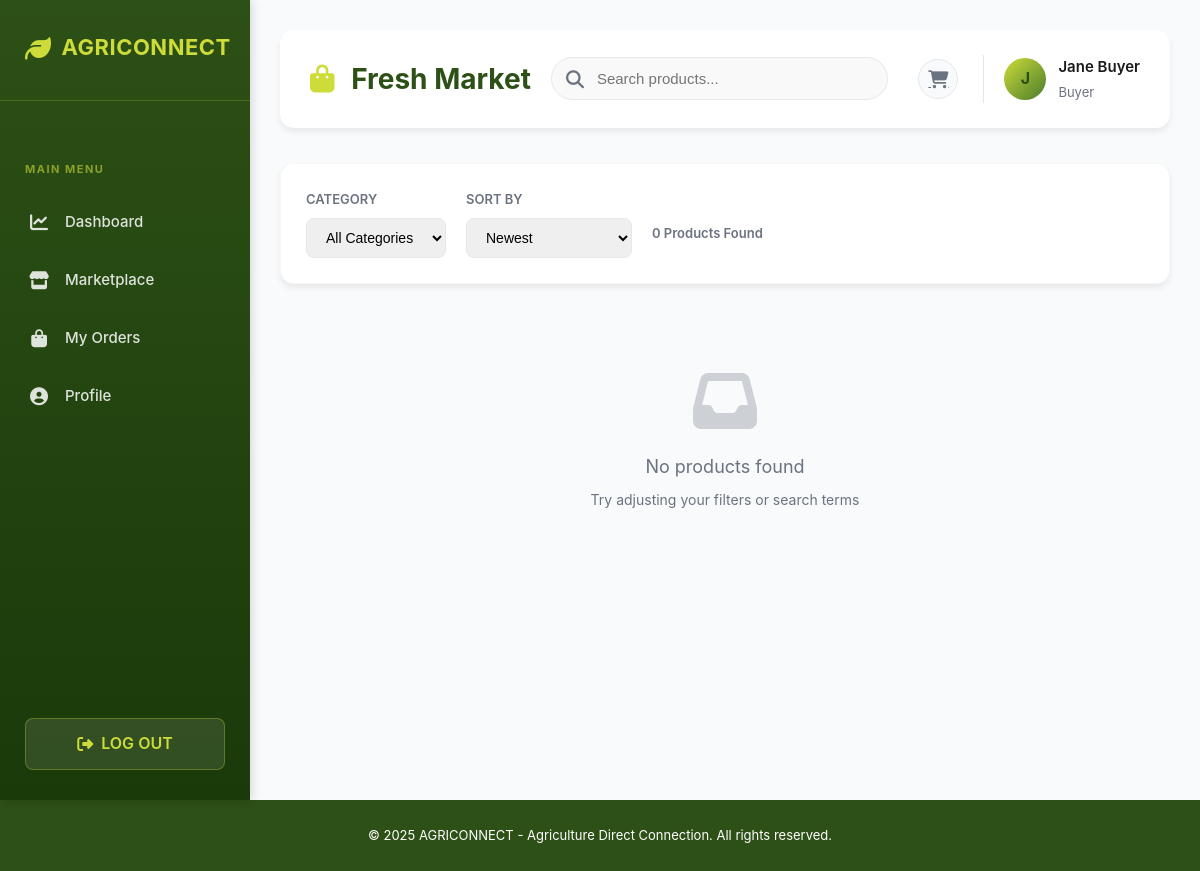
Screenshot of /pages/products/marketplace.php (signed in) with the database file from the repository.
### tables this page shows
CREATE TABLE users (
    user_id INT PRIMARY KEY AUTO_INCREMENT,
    username VARCHAR(50) UNIQUE NOT NULL,
    email VARCHAR(100) UNIQUE NOT NULL,
    password VARCHAR(255) NOT NULL,
    full_name VARCHAR(100) NOT NULL,
    phone VARCHAR(15),
    address TEXT,
    role ENUM('admin', 'farmer', 'buyer') NOT NULL,
    profile_image VARCHAR(255),
    is_active BOOLEAN DEFAULT TRUE,
    created_at TIMESTAMP DEFAULT CURRENT_TIMESTAMP,
    updated_at TIMESTAMP DEFAULT CURRENT_TIMESTAMP ON UPDATE CURRENT_TIMESTAMP
);

### includes/auth-check.php (called while the page is built, shortened)
<?php
include_once($_SERVER['DOCUMENT_ROOT'] . '/agriconnect/config/db.php');
$user_id = $_SESSION['user_id'];
$query = "SELECT u.* FROM users u WHERE u.user_id = ?";
$stmt = $conn->prepare($query);
$stmt->bind_param("i", $user_id);
$stmt->execute();
$result = $stmt->get_result();
$current_user = $result->fetch_assoc();
?>

### pages/products/marketplace.php (the view, shortened to what this page needs)
<?php
include_once($_SERVER['DOCUMENT_ROOT'] . '/agriconnect/config/db.php');
include_once($_SERVER['DOCUMENT_ROOT'] . '/agriconnect/includes/auth-check.php');
include_once($_SERVER['DOCUMENT_ROOT'] . '/agriconnect/includes/header.php');
$search = isset($_GET['search']) ? sanitize($_GET['search']) : '';
$category = isset($_GET['category']) ? sanitize($_GET['category']) : '';
$sort = isset($_GET['sort']) ? sanitize($_GET['sort']) : 'newest';
$products = [];
?>
<div class="main-wrapper">
    <?php include_once($_SERVER['DOCUMENT_ROOT'] . '/agriconnect/includes/sidebar.php'); ?>
    <div class="main-content">
        <div class="top-bar">
            <div class="top-bar-left">
                <h1 style="margin: 0; color: var(--primary-green); font-size: 28px;">
                    <i class="fas fa-shopping-bag" style="color: var(--accent-lime); margin-right: 10px;"></i>
                    Fresh Market
                </h1>
                <div class="search-container">
                    <i class="fas fa-search"></i>
                    <form method="GET" style="width: 100%;">
                        <input type="text" name="search" placeholder="Search products..." value="<?php echo htmlspecialchars($search); ?>" onchange="this.form.submit()">
                    </form>
                </div>
            </div>
            <div class="top-bar-right">
                <a href="/agriconnect/pages/orders/view-cart.php" class="notification-bell" title="Shopping Cart">
                    <i class="fas fa-shopping-cart"></i>
                </a>
                <div class="user-info">
                    <div class="user-avatar"><?php echo strtoupper(substr($current_user['full_name'], 0, 1)); ?></div>
                    <div class="user-details">
                        <h3><?php echo $current_user['full_name']; ?></h3>
                        <p><?php echo ucfirst($current_user['role']); ?></p>
                    </div>
                </div>
            </div>
        </div>
        <div class="card">
            <div style="display: grid; grid-template-columns: auto auto auto auto 1fr; gap: 20px; align-items: center;">
                <div>
                    <label style="font-weight: 600; font-size: 13px; color: var(--text-gray); display: block; margin-bottom: 8px;">CATEGORY</label>
                    <select onchange="window.location.href='?search=<?php echo urlencode($search); ?>&category=' + this.value + '&sort=<?php echo $sort; ?>'" style="padding: 10px 15px; border-radius: 8px; border: 1px solid var(--border-light); font-size: 14px;">
                        <option value="">All Categories</option>
                    </select>
                </div>
                <div>
                    <label style="font-weight: 600; font-size: 13px; color: var(--text-gray); display: block; margin-bottom: 8px;">SORT BY</label>
                    <select onchange="window.location.href='?search=<?php echo urlencode($search); ?>&category=<?php echo urlencode($category); ?>&sort=' + this.value" style="padding: 10px 15px; border-radius: 8px; border: 1px solid var(--border-light); font-size: 14px;">
                        <option value="newest" <?php echo $sort === 'newest' ? 'selected' : ''; ?>>Newest</option>
                    </select>
                </div>
                <div style="padding-top: 20px;">
                    <span style="font-size: 13px; color: var(--text-gray); font-weight: 600;">
                        <?php echo count($products); ?> Products Found
                    </span>
                </div>
            </div>
        </div>
        <div style="display: grid; grid-template-columns: repeat(auto-fill, minmax(280px, 1fr)); gap: 25px; margin-bottom: 40px;">
            <?php if (count($products) > 0): ?>
                <?php foreach ($products as $product): ?>
                    <div class="card" style="overflow: hidden; display: flex; flex-direction: column; transition: all 0.3s ease;">
                        <div style="width: 100%; height: 220px; background: linear-gradient(135deg, var(--accent-light-lime), #f0f9ff); border-radius: 10px; display: flex; align-items: center; justify-content: center; margin-bottom: 15px; position: relative; overflow: hidden;">
                            <i class="fas fa-image" style="font-size: 60px; color: var(--accent-lime); opacity: 0.5;"></i>
                            <div style="position: absolute; top: 10px; right: 10px; background: var(--accent-lime); color: var(--primary-green); padding: 6px 12px; border-radius: 20px; font-weight: 600; font-size: 12px;">
                                In Stock
                            </div>
                        </div>
                        <div style="flex-grow: 1; display: flex; flex-direction: column;">
                            <div style="margin-bottom: 10px;">
                                <span style="font-size: 12px; color: var(--text-gray); text-transform: uppercase; letter-spacing: 0.5px; font-weight: 600;">
                                    <?php echo htmlspecialchars($product['category']); ?>
                                </span>
                            </div>
                            <h3 style="font-size: 16px; font-weight: 700; color: var(--text-dark); margin: 0 0 8px 0; line-height: 1.4;">
                                <?php echo htmlspecialchars($product['product_name']); ?>
                            </h3>
                            <p style="font-size: 13px; color: var(--text-gray); margin: 0 0 12px 0; line-height: 1.5;">
                                <?php echo strlen($product['description']) > 80 ? substr(htmlspecialchars($product['description']), 0, 80) . '...' : htmlspecialchars($product['description']); ?>
                            </p>
                            <a href="/agriconnect/pages/products/farmer-profile.php?user_id=<?php echo $product['user_id']; ?>" style="display: flex; align-items: center; gap: 10px; margin-bottom: 15px; padding: 10px; background: var(--bg-light); border-radius: 8px; text-decoration: none; transition: all 0.3s ease;">
                                <div style="width: 36px; height: 36px; border-radius: 50%; background: linear-gradient(135deg, var(--accent-lime), var(--light-green)); display: flex; align-items: center; justify-content: center; color: var(--primary-green); font-weight: 700; font-size: 13px;">
                                    <?php echo strtoupper(substr($product['full_name'], 0, 1)); ?>
                                </div>
                                <div style="flex-grow: 1;">
                                    <p style="margin: 0; font-size: 13px; font-weight: 600; color: var(--text-dark);">
                                        <?php echo htmlspecialchars($product['full_name']); ?>
                                    </p>
                                    <p style="margin: 0; font-size: 12px; color: var(--text-gray);">
                                        <?php echo htmlspecialchars($product['farm_name']); ?>
                                    </p>
                                </div>
                            </a>
                            <div style="display: flex; justify-content: space-between; align-items: center; margin-bottom: 15px; padding-top: 12px; border-top: 1px solid var(--border-light);">
                                <div>
                                    <p style="margin: 0; font-size: 12px; color: var(--text-gray); font-weight: 600;">PRICE PER <?php echo strtoupper($product['unit']); ?></p>
                                    <p style="margin: 5px 0 0 0; font-size: 20px; font-weight: 700; color: var(--primary-green);">
                                        ₱<?php echo number_format($product['price'], 2); ?>
                                    </p>
                                </div>
                                <div style="text-align: right;">
                                    <p style="margin: 0; font-size: 12px; color: var(--text-gray); font-weight: 600;">STOCK</p>
                                    <p style="margin: 5px 0 0 0; font-size: 18px; font-weight: 700; color: var(--accent-lime);">
                                        <?php echo $product['stock_quantity']; ?>
                                    </p>
                                </div>
                            </div>
                            <div style="display: grid; grid-template-columns: 1fr 1fr; gap: 10px; margin-top: auto;">
                                <a href="/agriconnect/pages/products/product-detail.php?product_id=<?php echo $product['product_id']; ?>" class="btn btn-secondary" style="justify-content: center; background-color: var(--bg-light); color: var(--primary-green); border: 1px solid var(--border-light);">
                                    <i class="fas fa-eye"></i> View
                                </a>
                                <form method="POST" action="/agriconnect/pages/orders/add-to-cart.php" style="width: 100%;">
                                    <input type="hidden" name="product_id" value="<?php echo $product['product_id']; ?>">
                                    <button type="submit" class="btn btn-primary" style="width: 100%; justify-content: center;">
                                        <i class="fas fa-cart-plus"></i> Add
                                    </button>
                                </form>
                            </div>
                        </div>
                    </div>
                <?php endforeach; ?>
            <?php else: ?>
                <div style="grid-column: 1 / -1; text-align: center; padding: 60px 20px;">
                    <i class="fas fa-inbox" style="font-size: 64px; color: var(--text-gray); opacity: 0.3; margin-bottom: 20px; display: block;"></i>
                    <p style="font-size: 18px; color: var(--text-gray); margin: 0;">No products found</p>
                    <p style="font-size: 14px; color: var(--text-gray); margin-top: 8px;">Try adjusting your filters or search terms</p>
                </div>
            <?php endif; ?>
        </div>
    </div>
</div>
<?php include_once($_SERVER['DOCUMENT_ROOT'] . '/agriconnect/includes/footer.php'); ?>

### assets/css/style.css (style rules this page uses)
:root { --primary-green: #2d5016; --dark-green: #1a3a0a; --light-green: #4a7c2c; --accent-lime: #cddc39; --accent-light-lime: #e8f5e9; --bg-light: #f8fafb; --bg-white: #ffffff; --text-dark: #1a1a1a; --text-gray: #6b7280; --border-light: #e5e7eb; --shadow-sm: 0 1px 2px rgba(0, 0, 0, 0.05); --shadow-md: 0 4px 6px rgba(0, 0, 0, 0.07); --shadow-lg: 0 10px 15px rgba(0, 0, 0, 0.1); }
* { margin: 0; padding: 0; box-sizing: border-box; }
html, body { width: 100%; height: 100%; }
body { font-family: -apple-system, BlinkMacSystemFont, "Segoe UI", Roboto, "Helvetica Neue", Arial, sans-serif; background-color: var(--bg-light); color: var(--text-dark); line-height: 1.6; overflow-x: hidden; }
.main-wrapper { display: flex; min-height: 100vh; }
.main-content { flex: 1; margin-left: 250px; padding: 40px; background-color: var(--bg-light); }
.top-bar { display: flex; justify-content: space-between; align-items: center; background-color: var(--bg-white); padding: 25px 30px; border-radius: 14px; margin-bottom: 35px; box-shadow: var(--shadow-md); gap: 30px; }
.top-bar-left { flex: 1; display: flex; align-items: center; gap: 20px; }
.search-container { flex: 1; max-width: 500px; position: relative; }
.search-container i { position: absolute; left: 15px; top: 50%; transform: translateY(-50%); color: var(--text-gray); font-size: 18px; }
.search-container input { width: 100%; padding: 12px 15px 12px 45px; border: 1px solid var(--border-light); border-radius: 24px; font-size: 15px; background-color: #f9f9f9; transition: all 0.3s ease; }
.top-bar-right { display: flex; align-items: center; gap: 25px; }
.notification-bell, .message-icon { width: 40px; height: 40px; border-radius: 50%; background-color: var(--bg-light); border: 1px solid var(--border-light); display: flex; align-items: center; justify-content: center; cursor: pointer; transition: all 0.3s ease; color: var(--text-gray); font-size: 18px; }
.user-info { display: flex; align-items: center; gap: 12px; padding-left: 20px; border-left: 1px solid var(--border-light); }
.user-avatar { width: 42px; height: 42px; border-radius: 50%; background: linear-gradient(135deg, var(--accent-lime), var(--light-green)); display: flex; align-items: center; justify-content: center; color: var(--primary-green); font-weight: 700; font-size: 16px; }
.user-details h3 { font-size: 15px; font-weight: 600; color: var(--text-dark); margin: 0; }
.user-details p { font-size: 13px; color: var(--text-gray); margin: 3px 0 0 0; }
.card { background-color: var(--bg-white); border-radius: 14px; padding: 25px; margin-bottom: 25px; box-shadow: var(--shadow-md); border: 1px solid rgba(0, 0, 0, 0.03); transition: all 0.3s ease; }
@media (max-width: 1200px) { .main-content { padding: 30px; } }

### rows the page displays
users: full_name "J", full_name "Jane Buyer", role "Buyer"

### other values shown
count($products) "0"
